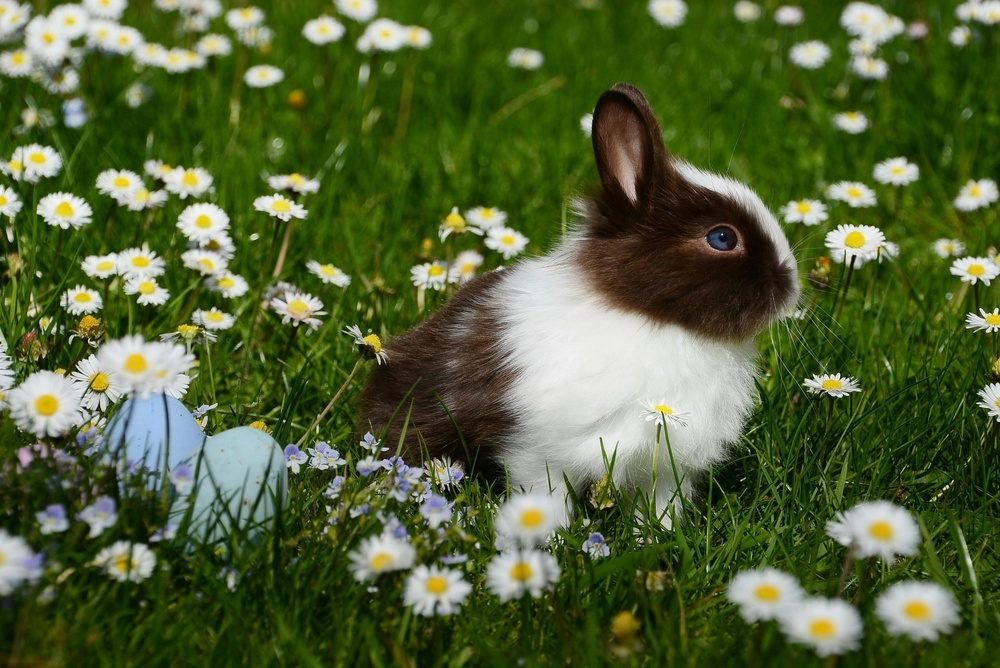
#> input picture pexels-pixabay-372166.jpg, 1000 x 668 px, shrunk from 2992 x 2000 before the run
$ python ImageProcessing.py
#> lines starting #> are read from the running program, lines starting #| are printed output that depends on the picture; after the words box and inside, x2 and y2 are one past the last pixel; in counts of white or black regions, pixels touching at a corner belong together
import cv2
import numpy as np

# Load the input grayscale image
# Use an image that exists in your current folder
image = cv2.imread('pexels-pixabay-372166.jpg', cv2.IMREAD_GRAYSCALE)
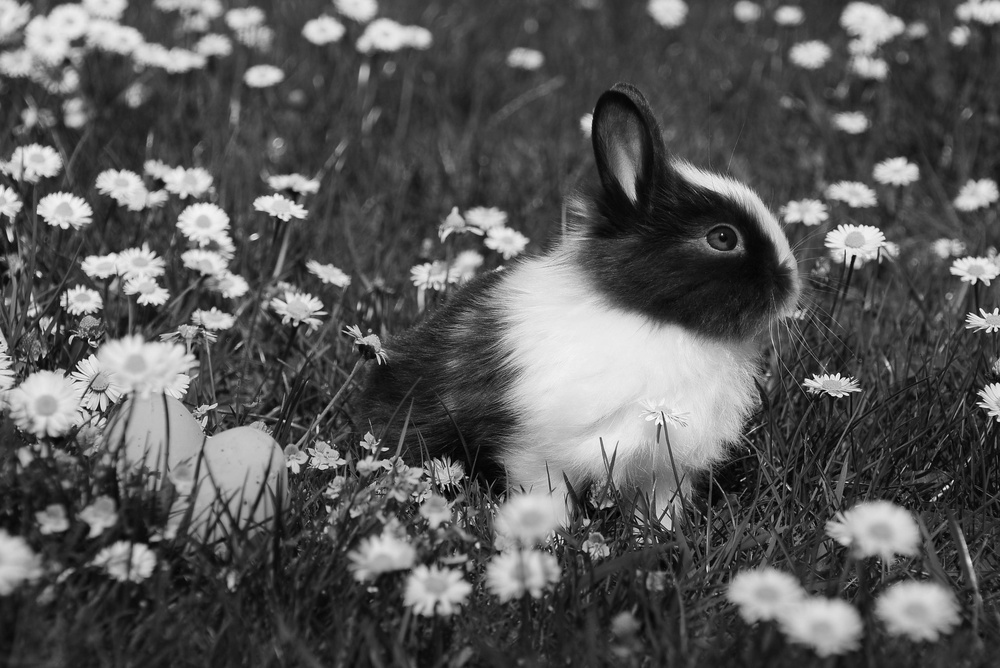
#> image: shape (668, 1000); min 0, max 255, mean 88.5

# Check if the image is loaded successfully
if image is None:
    print("Error: Could not open or find the image.")
    exit()

# Function to perform image negation
def image_negation(input_image):
    return 255 - input_image
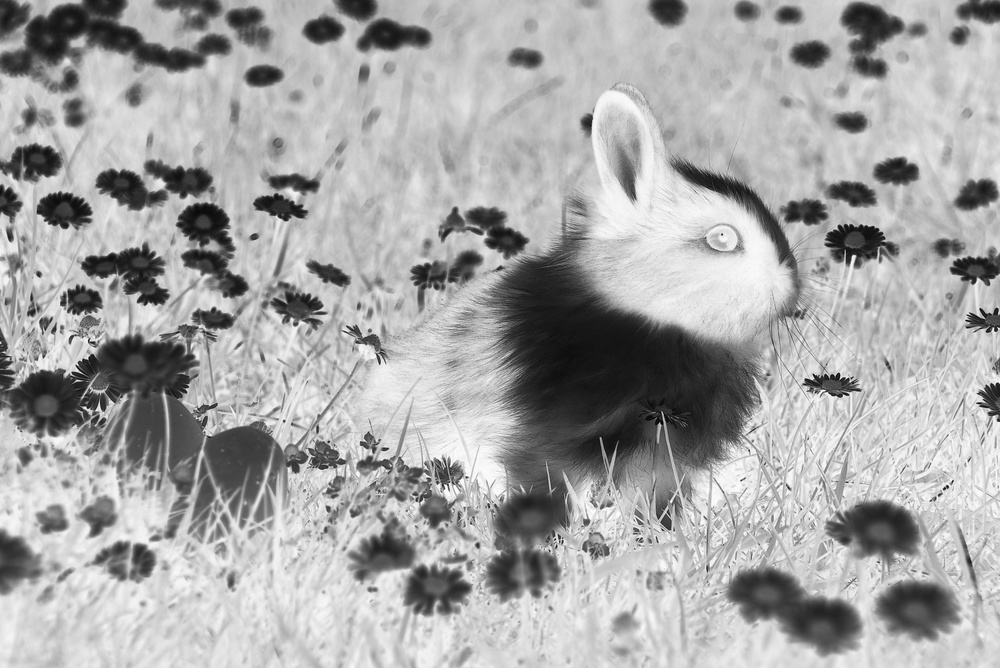
#> returned value: shape (668, 1000); min 0, max 255, mean 166.5

# Function to perform image thresholding
def image_thresholding(input_image, threshold_value):
#> called with threshold_value = 128
    _, thresholded_image = cv2.threshold(input_image, threshold_value, 255, cv2.THRESH_BINARY)
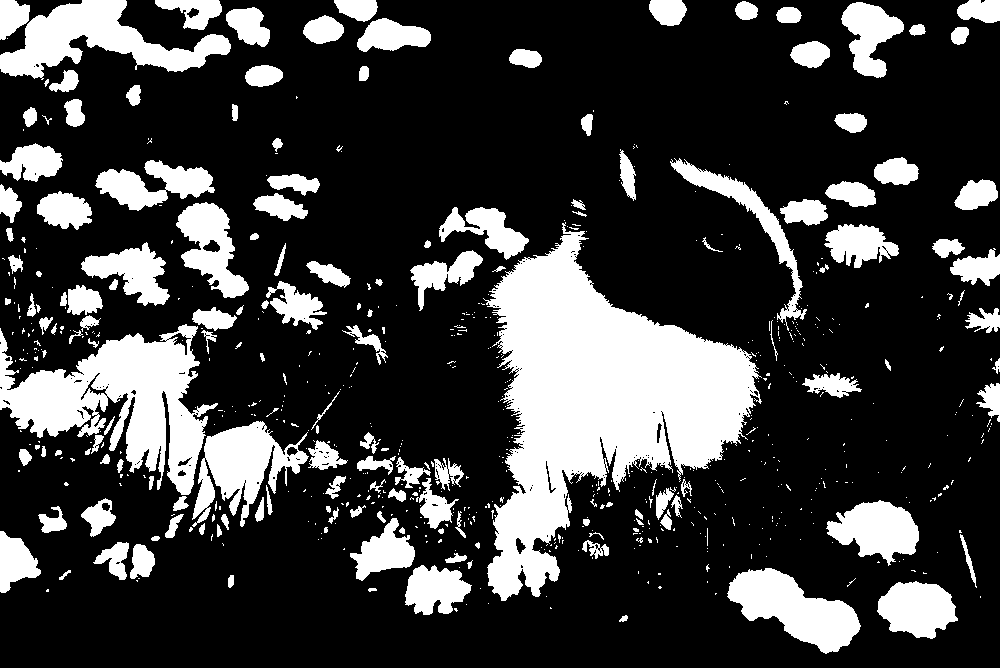
#> thresholded_image: shape (668, 1000); 24% white; 674 white regions (512 under 20 px), largest, box (x1, y1, x2, y2) and area: (483, 222, 762, 601) 47117, (0, 324, 218, 495) 16793, (0, 0, 231, 80) 7957
    return thresholded_image

# Function to perform image gamma correction
def image_gamma_correction(input_image, gamma):
#> called with gamma = 1.5
    gamma_corrected_image = np.power(input_image / 255.0, gamma) * 255.0
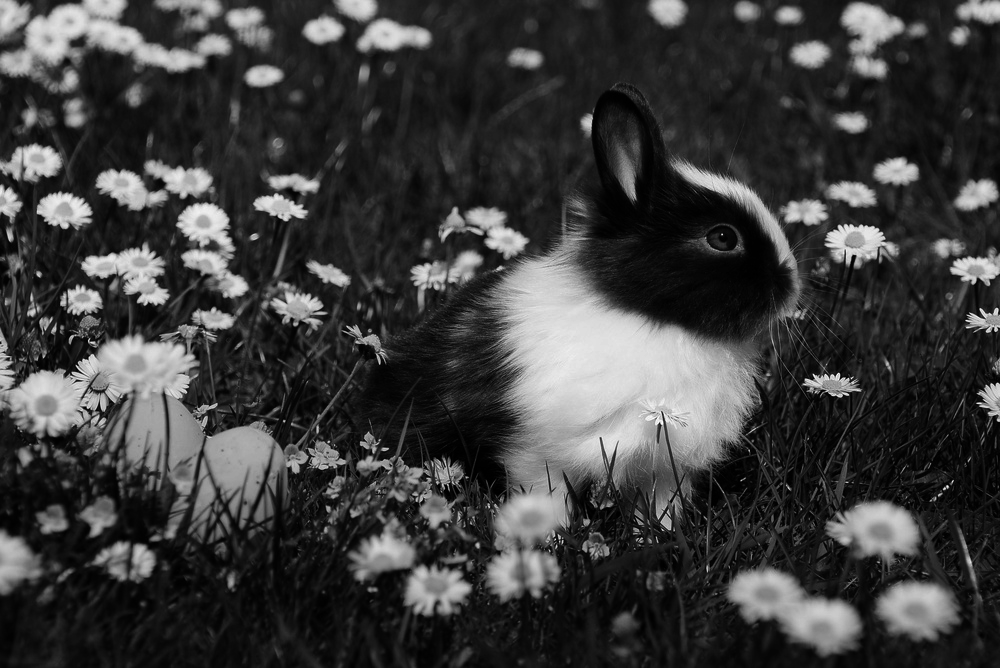
#> gamma_corrected_image: shape (668, 1000) float64; min 0, max 255, mean 61.1
    return np.uint8(gamma_corrected_image)

# Perform gray level operations
negated_image = image_negation(image)
thresholded_image = image_thresholding(image, 128)
gamma_corrected_image = image_gamma_correction(image, 1.5)

# Display the original and processed images in separate windows
cv2.imshow("Original Image", image)
cv2.imshow("Negated Image", negated_image)
cv2.imshow("Thresholded Image", thresholded_image)
cv2.imshow("Gamma Corrected Image", gamma_corrected_image)

# Wait for a key press and then close the windows
cv2.waitKey(0)
cv2.destroyAllWindows()
